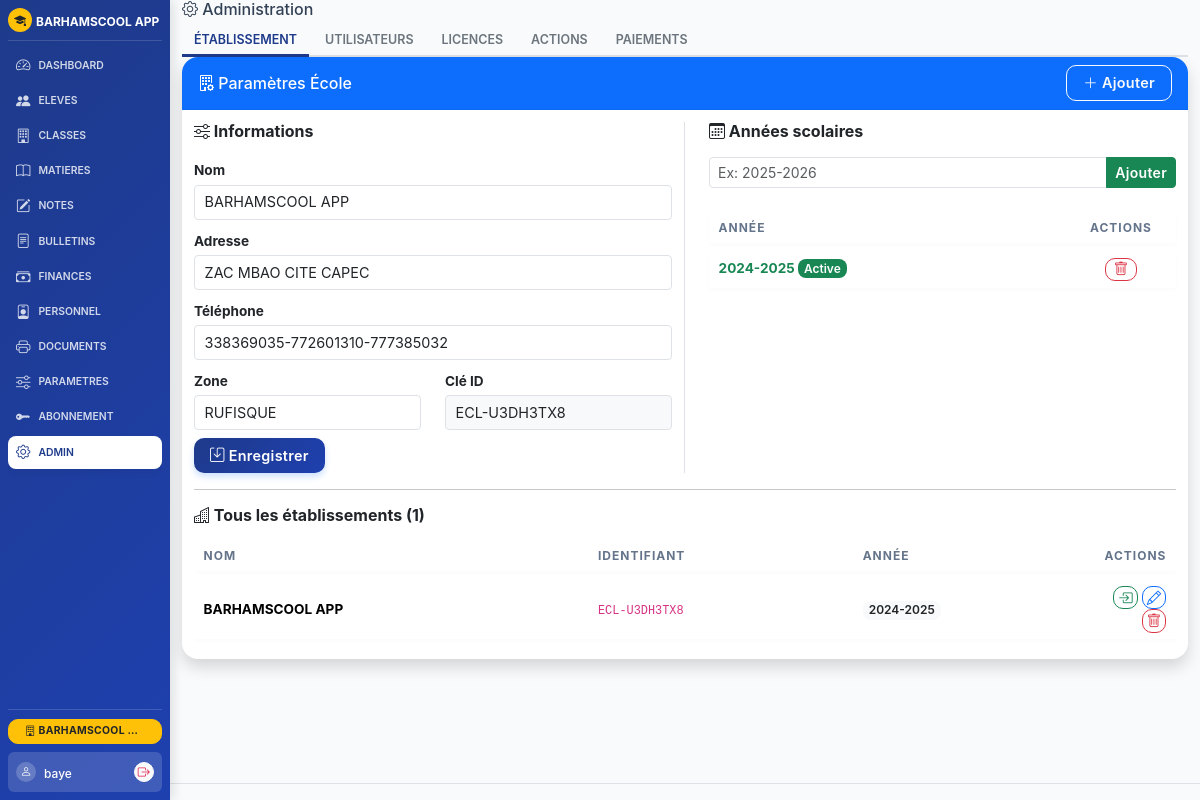
The app's page /admin (signed in), older data.
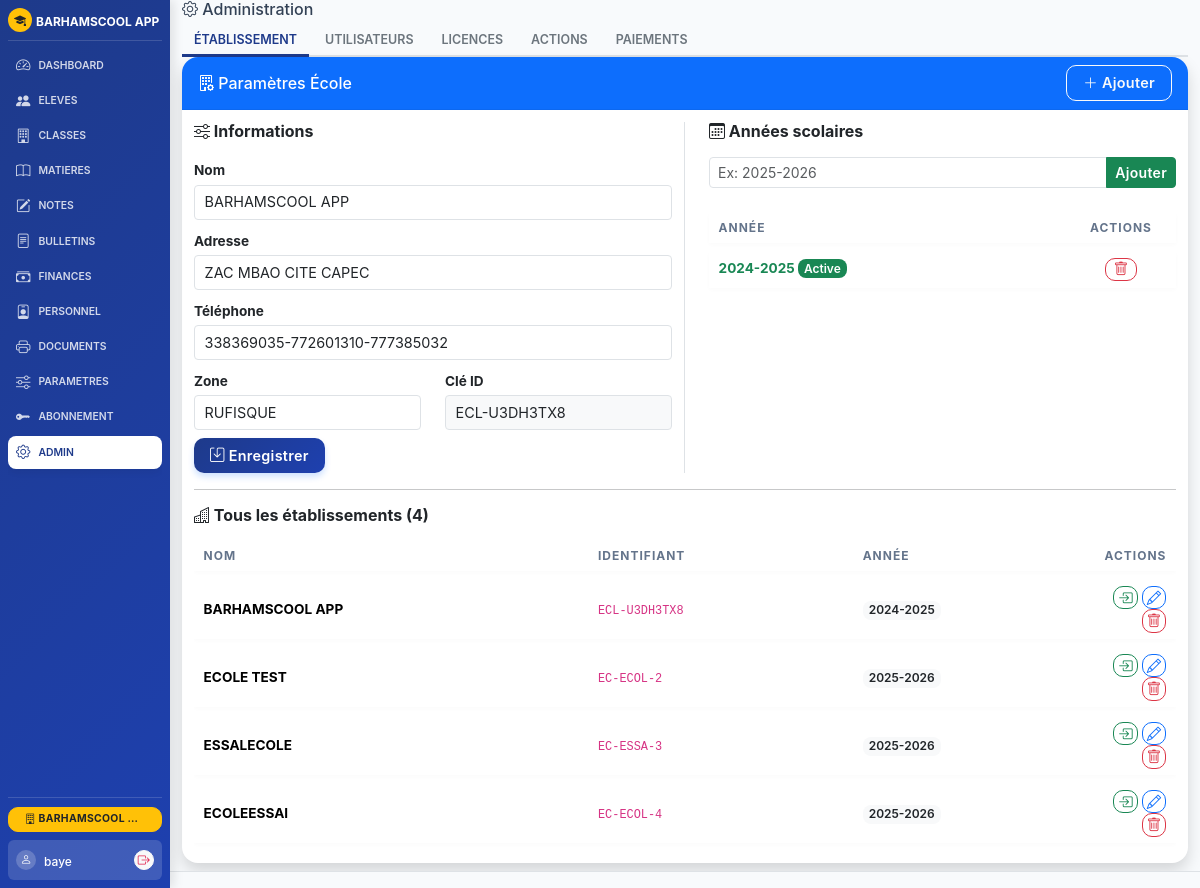
The same page, newer data.
### models.py (models this page shows)
class AnneeScolaire(db.Model):
    id = db.Column(db.Integer, primary_key=True)
    annee = db.Column(db.String(20), nullable=False)
    active = db.Column(db.Boolean, default=False)
    ecole_id = db.Column(db.Integer, db.ForeignKey('ecole.id'), nullable=False, default=1)
    ecole = db.relationship('Ecole', backref='annees_scolaires')

class Ecole(db.Model):
    id = db.Column(db.Integer, primary_key=True)
    nom = db.Column(db.String(200), default='BARHAMSCOOL APP')
    identifiant = db.Column(db.String(50), unique=True, nullable=True)
    adresse = db.Column(db.String(300), default='ZAC MBAO CITE CAPEC')
    tel = db.Column(db.String(100), default='338369035-772601310-777385032')
    annee_scolaire = db.Column(db.String(20), default='2024-2025')
    zone = db.Column(db.String(100), default='RUFISQUE')
    dev = db.Column(db.String(200), default='Abdou Diatta - Barham Informatique')
    email = db.Column(db.String(150), default='')
    type_ecole = db.Column(db.String(100), default='')
    directeur = db.Column(db.String(150), default='')
    chef_etablissement = db.Column(db.String(150), default='')
    slogan = db.Column(db.String(300), default='')
    autorisation = db.Column(db.String(100), default='')
    code_etablissement = db.Column(db.String(50), default='')
    ia = db.Column(db.String(100), default='')
    ief = db.Column(db.String(100), default='')
    session_timeout = db.Column(db.Integer, default=30)  # en minutes
    max_login_attempts = db.Column(db.Integer, default=5)
    lockout_duration = db.Column(db.Integer, default=15)  # en minutes
    ip_whitelist = db.Column(db.Text, default='')  # IPs autorisées (séparées par virgule)
    smtp_server = db.Column(db.String(150), default='')
    smtp_port = db.Column(db.Integer, default=587)
    smtp_user = db.Column(db.String(150), default='')
    smtp_password = db.Column(db.String(150), default='')
    smtp_use_tls = db.Column(db.Boolean, default=True)
    email_expediteur = db.Column(db.String(150), default='')

### routes_admin.py (the view)
@app.route('/admin')
@login_required
def admin():
    if current_user.role != 'super_users': flash('Accès réservé','danger'); return redirect(url_for('dashboard'))
    from models import User, Licence, AnneeScolaire, FactureLicence
    ecole_id = get_current_ecole_id()
    ecole = Ecole.query.get(ecole_id)
    ecoles = Ecole.query.all()
    users = User.query.all()
    licences = Licence.query.order_by(Licence.created_at.desc()).all()
    annees = AnneeScolaire.query.filter_by(ecole_id=ecole_id).order_by(AnneeScolaire.annee.desc()).all()
    count_paiements_attente = FactureLicence.query.filter_by(statut='en_attente').count()
    if ecole is None:
        ecole = Ecole(nom='Aucun etablissement', identifiant='---')
    return render_template('admin.html',
                         ecole=ecole,
                         ecoles=ecoles,
                         users=users,
                         licences=licences,
                         annees=annees,
                         all_ecoles=ecoles,
                         count_paiements_attente=count_paiements_attente,
                         aucune_ecole=len(ecoles) == 0)

### app.py (called while the page is built, shortened)
def get_current_ecole_id():
    if 'ecole_id' in session:
        return session['ecole_id']
    ecole = Ecole.query.first()
    if ecole:
        session['ecole_id'] = ecole.id
        return ecole.id
    return 1

def get_current_annee():
    annee_session = session.get('annee_scolaire')
    if annee_session and str(annee_session).strip().lower() != 'none':
        return annee_session
    ecole_id = get_current_ecole_id()
    ecole = Ecole.query.get(ecole_id)
    if ecole and ecole.annee_scolaire and str(ecole.annee_scolaire).strip().lower() != 'none':
        return ecole.annee_scolaire

### models.py (called while the page is built)
    @property
    def est_valide(self):
        if not self.active:
            return False
        now = datetime.now(timezone.utc)
        if self.date_expiration.tzinfo is None:
            exp_date = self.date_expiration.replace(tzinfo=timezone.utc)
        else:
            exp_date = self.date_expiration
        return now < exp_date

### routes_auth.py (called while the page is built)
@login_manager.user_loader
def load_user(id): return User.query.get(int(id))

### templates/admin.html (shortened to what the changed rows need)
{% extends "base.html" %}
{% block content %}
<div id="tab-ecole" class="tab-panel">
    <div class="card shadow border-0">
        <div class="card-body">
            <div class="row">
                <div class="col-md-6 border-end">
                    <form method="POST" action="{{ url_for('admin_ecole') }}">
                        <div class="mb-2">
                            <label class="form-label small fw-bold">Nom</label>
                            <input type="text" name="nom" class="form-control form-control-sm" value="{{ ecole.nom }}" required>
                        </div>
                        <div class="mb-2">
                            <label class="form-label small fw-bold">Adresse</label>
                            <input type="text" name="adresse" class="form-control form-control-sm" value="{{ ecole.adresse }}">
                        </div>
                        <div class="mb-2">
                            <label class="form-label small fw-bold">Téléphone</label>
                            <input type="text" name="tel" class="form-control form-control-sm" value="{{ ecole.tel }}">
                        </div>
                        <div class="row">
                            <div class="col-md-6 mb-2">
                                <label class="form-label small fw-bold">Zone</label>
                                <input type="text" name="zone" class="form-control form-control-sm" value="{{ ecole.zone }}">
                            </div>
                            <div class="col-md-6 mb-2">
                                <label class="form-label small fw-bold">Clé ID</label>
                                <input type="text" class="form-control form-control-sm bg-light" value="{{ ecole.identifiant }}" readonly>
                            </div>
                        </div>
                    </form>
                </div>
                <div class="col-md-6 ps-md-4">
                    <table class="table table-sm table-bordered mb-0">
                        <thead class="table-light">
                            <tr><th>Année</th><th class="text-center" style="width:110px">Actions</th></tr>
                        </thead>
                        <tbody>
                            {% for an in annees %}
                            <tr>
                                <td class="fw-bold {{ 'text-success' if an.active }}">{{ an.annee }} {% if an.active %}<span class="badge bg-success">Active</span>{% endif %}</td>
                                <td class="text-center">
                                    <form method="POST" action="{{ url_for('admin_ecole') }}" class="d-inline" onsubmit="return confirm('Supprimer ?')">
                                        <button type="submit" class="btn btn-outline-danger btn-xs py-0 px-2"><i class="bi bi-trash"></i></button>
                                    </form>
                                </td>
                            </tr>
                            {% endfor %}
                        </tbody>
                    </table>
                </div>
            </div>
            <hr class="my-3">
            <h6 class="fw-bold mb-2"><i class="bi bi-buildings"></i> Tous les établissements ({{ ecoles|length }})</h6>
            <div class="table-responsive">
                <table class="table table-sm table-hover align-middle mb-0">
                    <thead class="table-light">
                        <tr><th>Nom</th><th>Identifiant</th><th>Année</th><th class="text-end" style="width:80px">Actions</th></tr>
                    </thead>
                    <tbody>
                        {% for ec in ecoles %}
                        <tr>
                            <td class="fw-bold">{{ ec.nom }}</td>
                            <td><code class="small">{{ ec.identifiant }}</code></td>
                            <td><span class="badge bg-light text-dark">{{ ec.annee_scolaire or '—' }}</span></td>
                            <td class="text-end">
                                <a href="{{ url_for('changer_ecole', id=ec.id) }}" class="btn btn-outline-success btn-sm py-0 px-1" title="Basculer sur cet établissement"><i class="bi bi-box-arrow-in-right"></i></a>
                                <a href="{{ url_for('admin_ecole', id=ec.id) }}" class="btn btn-outline-primary btn-sm py-0 px-1" title="Modifier"><i class="bi bi-pencil"></i></a>
                                <form method="POST" action="{{ url_for('admin_ecole_supprimer', id=ec.id) }}" class="d-inline" onsubmit="return confirm('SUPPRIMER définitivement {{ ec.nom|e }} et TOUTES ses données (élèves, classes, notes, paiements, licences, etc.) ?')">
                                    <button type="submit" class="btn btn-outline-danger btn-sm py-0 px-1" title="Supprimer"><i class="bi bi-trash"></i></button>
                                </form>
                            </td>
                        </tr>
                        {% endfor %}
                    </tbody>
                </table>
            </div>
        </div>
    </div>
</div>
{% endblock %}

### templates/base.html (shortened to what the changed rows need)
<!DOCTYPE html>
<html lang="fr">
<head>
    <link href="https://cdn.jsdelivr.net/npm/bootstrap@5.3.3/dist/css/bootstrap.min.css" rel="stylesheet">
    <link href="https://cdn.jsdelivr.net/npm/bootstrap-icons@1.11.3/font/bootstrap-icons.min.css" rel="stylesheet">
    <link href="{{ url_for('static', filename='css/style.css') }}?v=2" rel="stylesheet">
</head>
<body>
    <div class="app-layout {% if not current_user.is_authenticated %}no-sidebar{% endif %}">
        {% if current_user.is_authenticated %}
        <aside class="app-sidebar text-white">
            <div class="sidebar-brand">
                <div class="brand-icon bg-warning text-dark rounded-circle me-1" style="width:24px; height:24px; display:flex; align-items:center; justify-content:center; flex-shrink: 0;">
                    <i class="bi bi-mortarboard-fill" style="font-size: 0.75rem !important;"></i>
                </div>
                <div class="brand-text text-truncate" title="{{ ecole.nom if ecole else 'BARHAMSCOOL APP' }}">
                    <span class="fw-bold" style="font-size: 0.75rem !important;">{{ ecole.nom if ecole else 'BARHAMSCOOL APP' }}</span>
                </div>
            </div>
            <nav class="sidebar-menu">
                <ul class="nav flex-column gap-0">
                    {% if not has_licence %}
                    <li class="nav-item">
                        <a class="nav-link d-flex align-items-center gap-2 py-1 px-2 {{ 'active' if request.endpoint == 'abonnement' }}" href="{{ url_for('abonnement') }}">
                            <i class="bi bi-key-fill" style="font-size: 0.9rem;"></i>
                            <span style="font-size: 0.65rem; text-transform: uppercase; font-weight: 600;">Abonnement</span>
                        </a>
                    </li>
                    {% else %}
                    {% for endpoint, icon, label in nav_items %}
                    <li class="nav-item">
                        <a class="nav-link d-flex align-items-center gap-2 py-1 px-2 {{ 'active' if request.endpoint == endpoint }}" href="{{ url_for(endpoint) }}">
                            <i class="bi {{ icon }}" style="font-size: 0.9rem;"></i>
                            <span style="font-size: 0.65rem; text-transform: uppercase; font-weight: 600;">{{ label }}</span>
                        </a>
                    </li>
                    {% endfor %}
                    <li class="nav-item">
                        <a class="nav-link d-flex align-items-center gap-2 py-1 px-2 {{ 'active' if request.endpoint == 'parametres_financiers' }}" href="{{ url_for('parametres_financiers') }}">
                            <i class="bi bi-sliders" style="font-size: 0.9rem;"></i>
                            <span style="font-size: 0.65rem; text-transform: uppercase; font-weight: 600;">Parametres</span>
                        </a>
                    </li>
                    <li class="nav-item">
                        <a class="nav-link d-flex align-items-center gap-2 py-1 px-2 {{ 'active' if request.endpoint == 'abonnement' }}" href="{{ url_for('abonnement') }}">
                            <i class="bi bi-key-fill" style="font-size: 0.9rem;"></i>
                            <span style="font-size: 0.65rem; text-transform: uppercase; font-weight: 600;">Abonnement</span>
                        </a>
                    </li>
                    {% endif %}
                    {% if current_user.role == 'super_users' %}
                    <li class="nav-item">
                        <a class="nav-link d-flex align-items-center gap-2 py-1 px-2 {{ 'active' if request.endpoint == 'admin' }}" href="{{ url_for('admin') }}">
                            <i class="bi bi-gear" style="font-size: 0.9rem;"></i>
                            <span style="font-size: 0.65rem; text-transform: uppercase; font-weight: 600;">Admin</span>
                        </a>
                    </li>
                    {% endif %}
                </ul>
            </nav>
            <div class="sidebar-footer mt-auto">
                {% if current_user.role == 'super_users' and all_ecoles %}
                <div class="dropdown w-100 mb-2">
                    <button class="btn btn-sm btn-warning text-dark dropdown-toggle fw-bold w-100 py-1" type="button" data-bs-toggle="dropdown" aria-expanded="false" style="font-size: 0.65rem; line-height: 1.4; text-overflow: ellipsis; overflow: hidden; white-space: nowrap;" title="{{ ecole.nom if ecole else 'École' }}">
                        <i class="bi bi-building"></i> {{ ecole.nom if ecole else 'École' }}
                    </button>
                </div>
                {% endif %}
                <div class="user-profile-block d-flex align-items-center justify-content-between p-2 rounded" style="background: rgba(255,255,255,0.15);">
                    <div class="d-flex align-items-center gap-2">
                        <div class="avatar bg-white-20 rounded-circle" style="width:20px; height:20px; display:flex; align-items:center; justify-content:center;">
                            <i class="bi bi-person" style="font-size: 0.7rem;"></i>
                        </div>
                        <div class="user-info text-truncate">
                            <span class="fw-medium text-white" style="font-size: 0.75rem;">{{ current_user.username }}</span>
                        </div>
                    </div>
                    <a class="btn btn-sm btn-light p-0 rounded-circle d-flex align-items-center justify-content-center" href="{{ url_for('logout') }}" title="Quitter" style="width: 20px; height: 20px; color: var(--danger-color) !important;">
                        <i class="bi bi-box-arrow-right" style="font-size: 0.75rem;"></i>
                    </a>
                </div>
            </div>
        </aside>
        {% endif %}
        <main class="app-main">
            <div class="container-fluid" style="margin-top:0 !important; padding-top:0 !important;">
                {% block content %}{% endblock %}
            </div>
        </main>
    </div>
</body>
</html>

Row changes from the older to the newer data that the page shows:
added Ecole: nom "ECOLE TEST", identifiant "EC-ECOL-2", annee_scolaire "2025-2026"
added Ecole: nom "ESSALECOLE", identifiant "EC-ESSA-3", annee_scolaire "2025-2026"
added Ecole: nom "ECOLEESSAI", identifiant "EC-ECOL-4", annee_scolaire "2025-2026"
Text that changed along with them:
{{ ecoles|length }}: "1" → "4"
